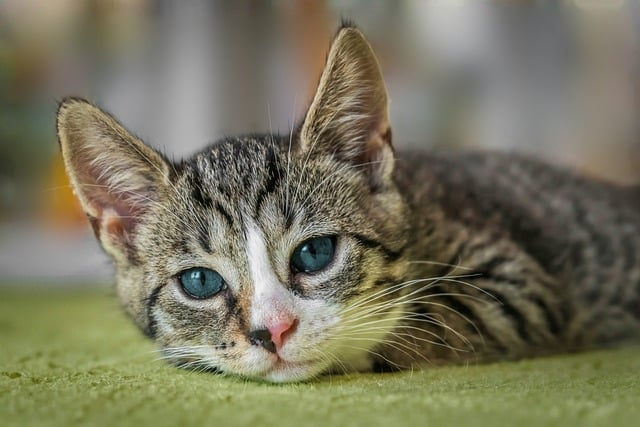
#> input picture claredon.jpg, 640 x 427 px, found by its file name
$ python Claredon.py
#> lines starting #> are read from the running program, lines starting #| are printed output that depends on the picture
#> further down, image is the input picture: shape (427, 640, 3); mean B, G, R 93.2, 116.1, 119.1
import cv2
import numpy as np
import matplotlib.pyplot as plt

def apply_clarendon(image):
    image = image.astype(np.float32) / 255.0

    brightness = 0.1
    contrast = 1.2
    red_channel = [1.0, 0.0]
    green_channel = [1.5, 0.0]
    blue_channel = [1.0, 0.0]

    image = cv2.addWeighted(image, contrast, image, 0, brightness - 0.5)

    image[:, :, 2] = np.minimum(1.0, np.maximum(0.0, image[:, :, 2] * red_channel[0] + red_channel[1]))
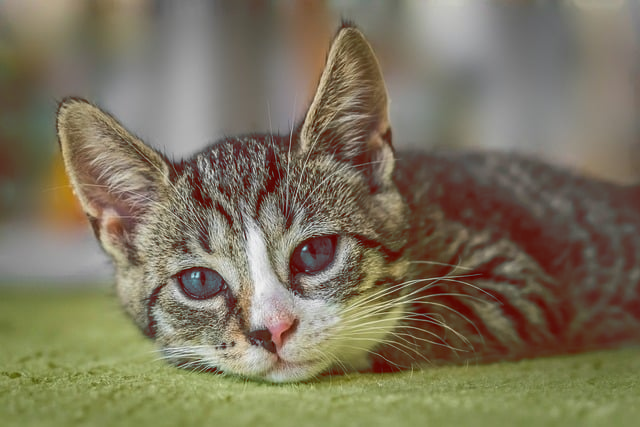
#> image: shape (427, 640, 3) float32; mean of channels 0, 1, 2 0.0388, 0.146, 0.184; drawn with min black and max white
    image[:, :, 1] = np.minimum(1.0, np.maximum(0.0, image[:, :, 1] * green_channel[0] + green_channel[1]))
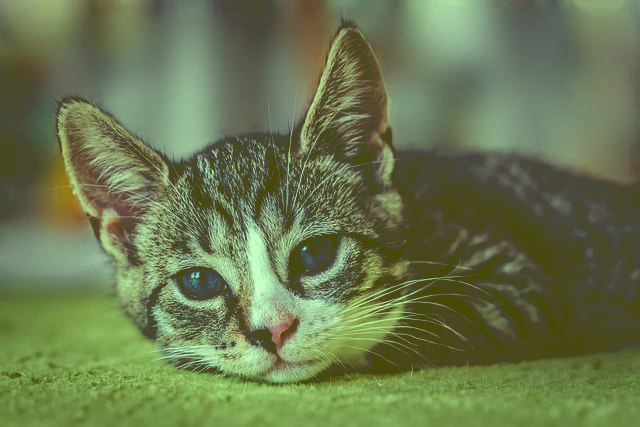
#> image: shape (427, 640, 3) float32; mean of channels 0, 1, 2 0.0388, 0.262, 0.184; drawn with min black and max white
    image[:, :, 0] = np.minimum(1.0, np.maximum(0.0, image[:, :, 0] * blue_channel[0] + blue_channel[1]))
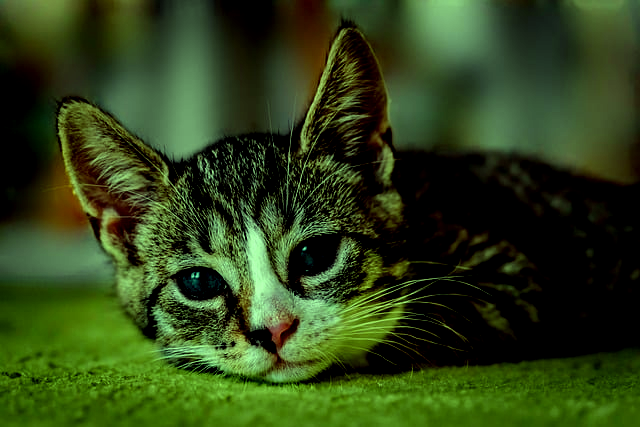
#> image: shape (427, 640, 3) float32; mean of channels 0, 1, 2 0.0957, 0.262, 0.184; drawn as B, G, R

    image = (image * 255).astype(np.uint8)

    return image

image_path = 'C:\\Users\\ThinkPad E560\\Desktop\\Instagram filters project\\claredon.jpg'
image = cv2.imread(image_path)

filtered_image = apply_clarendon(image)
plt.subplot(1, 2, 1)
plt.imshow(cv2.cvtColor(image, cv2.COLOR_BGR2RGB))
plt.title('Original Image')

plt.subplot(1, 2, 2)
plt.imshow(cv2.cvtColor(filtered_image, cv2.COLOR_BGR2RGB))
plt.title('Clarendon Filter')

plt.show()
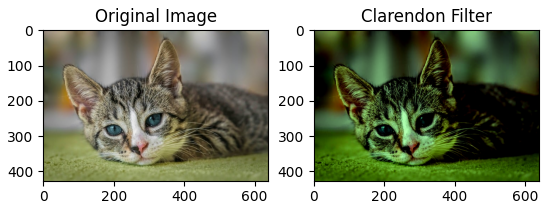
#> figure drawn by matplotlib, 2 panels

$ run again, with gingham.jpg copied over claredon.jpg
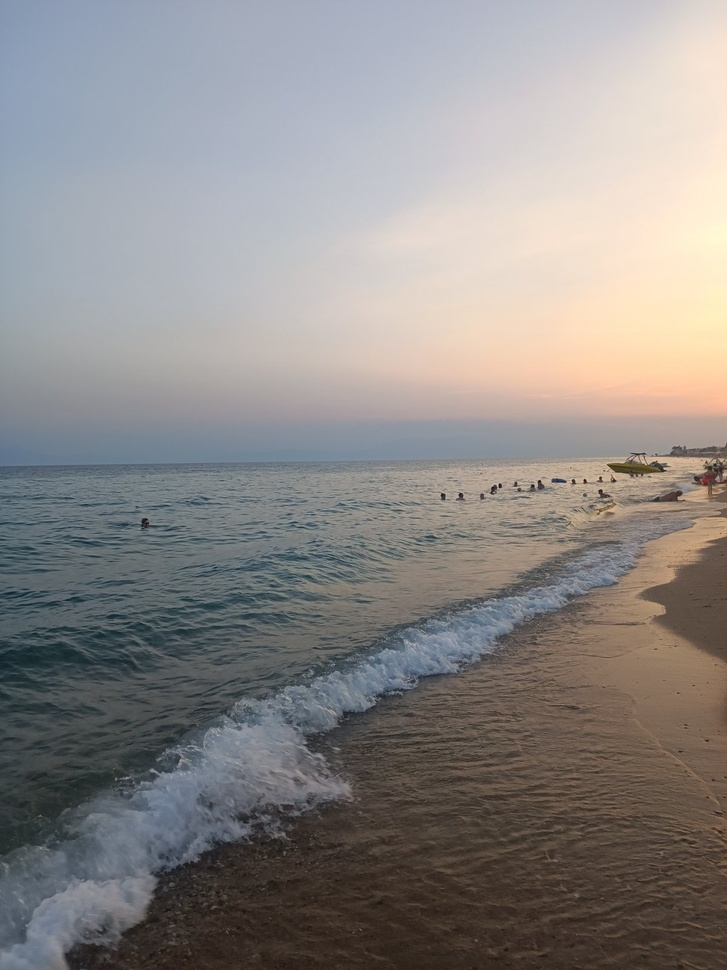
#> input picture gingham.jpg, 727 x 970 px, shrunk from 1200 x 1600 before the run, found by its file name
#> image is the input picture: shape (970, 727, 3); mean B, G, R 135.2, 136.8, 140.4
#> in apply_clarendon, `image[:, :, 0] = np.minimum(1.0, np.maximum(0.0, image[:, :, 0] * blue..`:
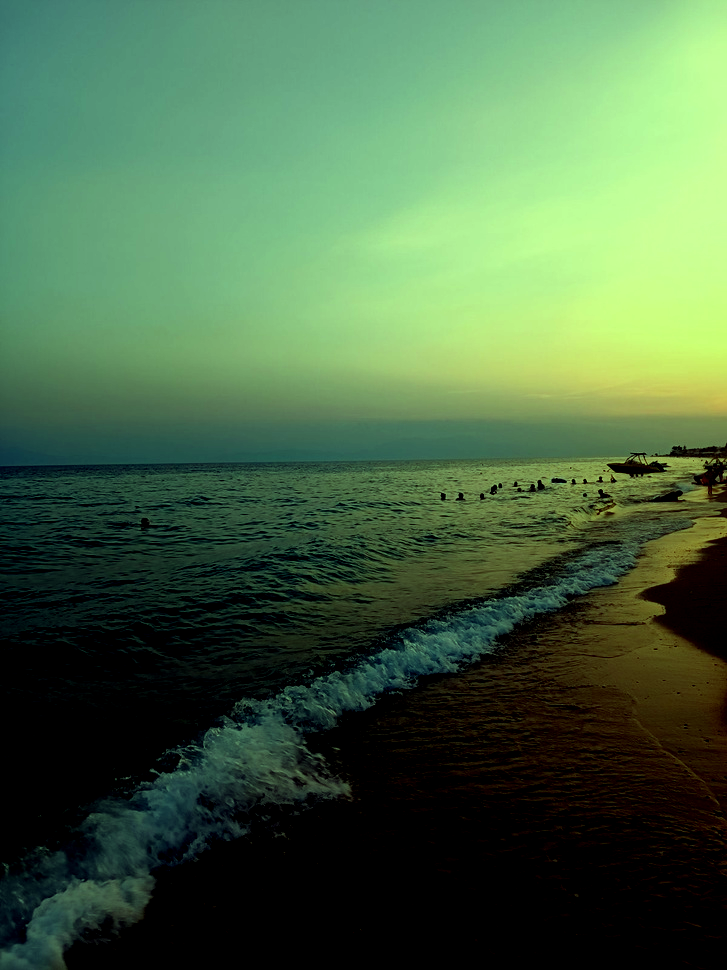
#> image: shape (970, 727, 3) float32; mean of channels 0, 1, 2 0.271, 0.407, 0.285; drawn as B, G, R
#> `plt.show()`:
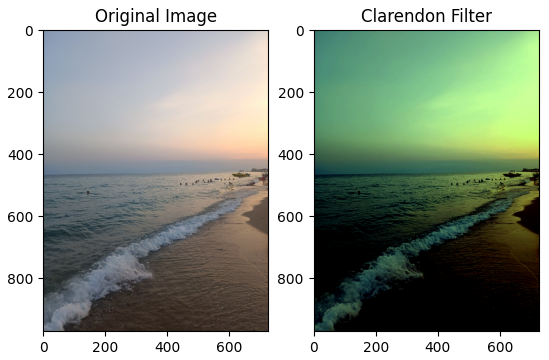
#> figure drawn by matplotlib, 2 panels

$ run again, with lark.jpg copied over claredon.jpg
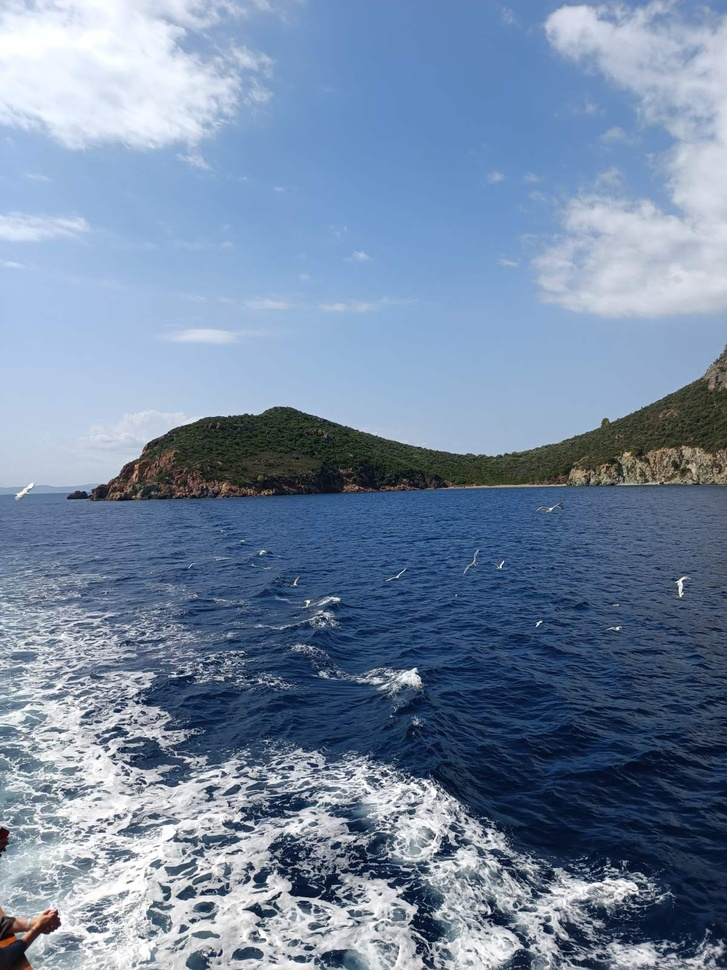
#> input picture lark.jpg, 727 x 970 px, shrunk from 1200 x 1600 before the run, found by its file name
#> image is the input picture: shape (970, 727, 3); mean B, G, R 162.6, 136.2, 116.6
#> in apply_clarendon, `image[:, :, 0] = np.minimum(1.0, np.maximum(0.0, image[:, :, 0] * blue..`:
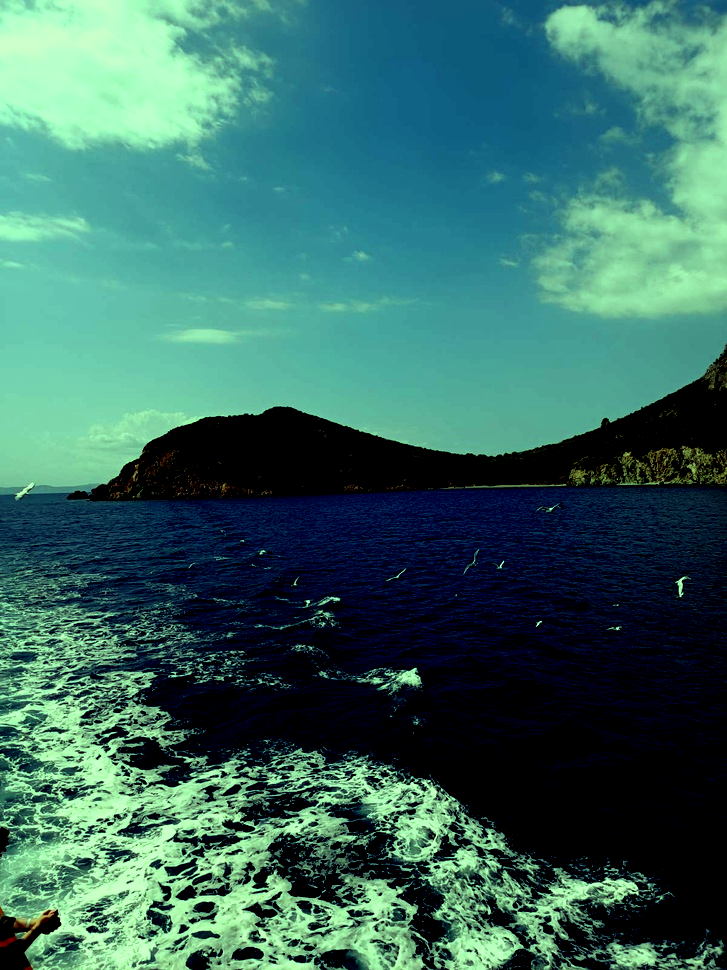
#> image: shape (970, 727, 3) float32; mean of channels 0, 1, 2 0.387, 0.42, 0.218; drawn as B, G, R
#> `plt.show()`:
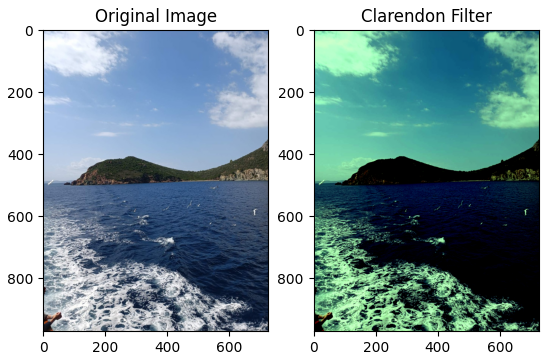
#> figure drawn by matplotlib, 2 panels

$ run again, with sierra.jpg copied over claredon.jpg
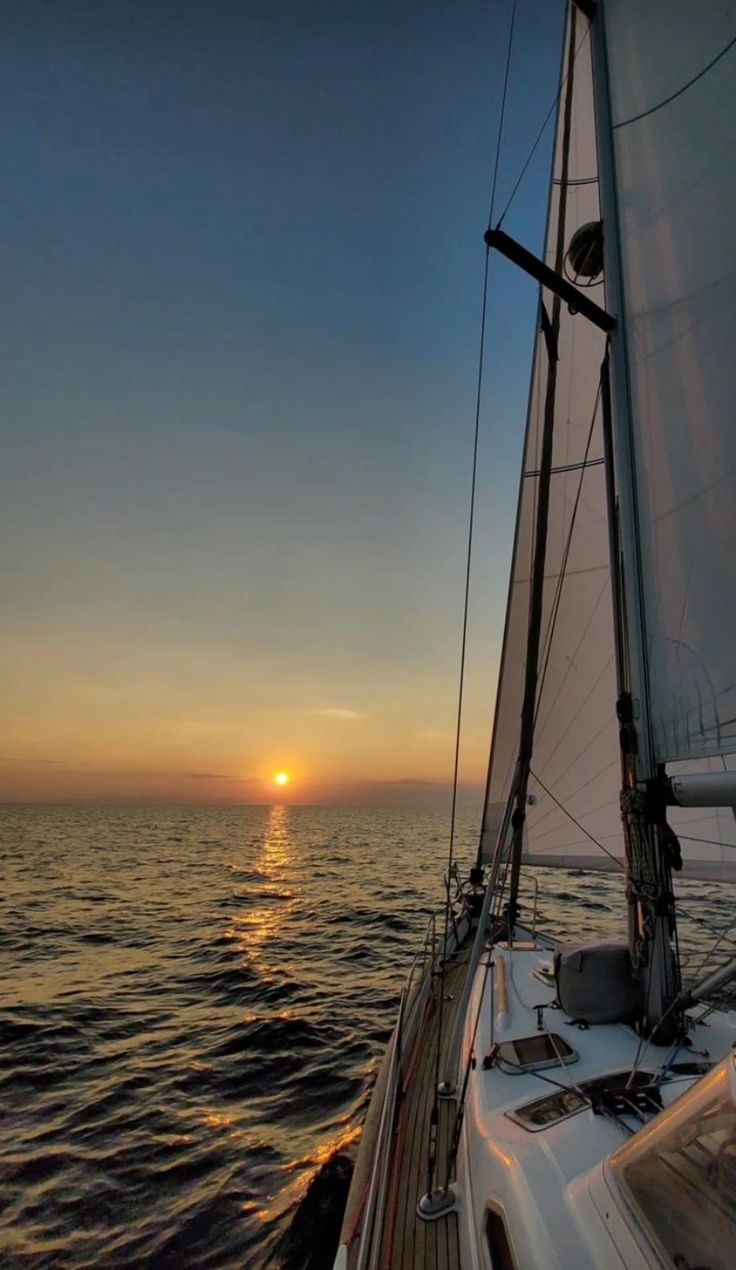
#> input picture sierra.jpg, 736 x 1270 px, found by its file name
#> image is the input picture: shape (1270, 736, 3); mean B, G, R 83.6, 87.4, 88.3
#> in apply_clarendon, `image[:, :, 0] = np.minimum(1.0, np.maximum(0.0, image[:, :, 0] * blue..`:
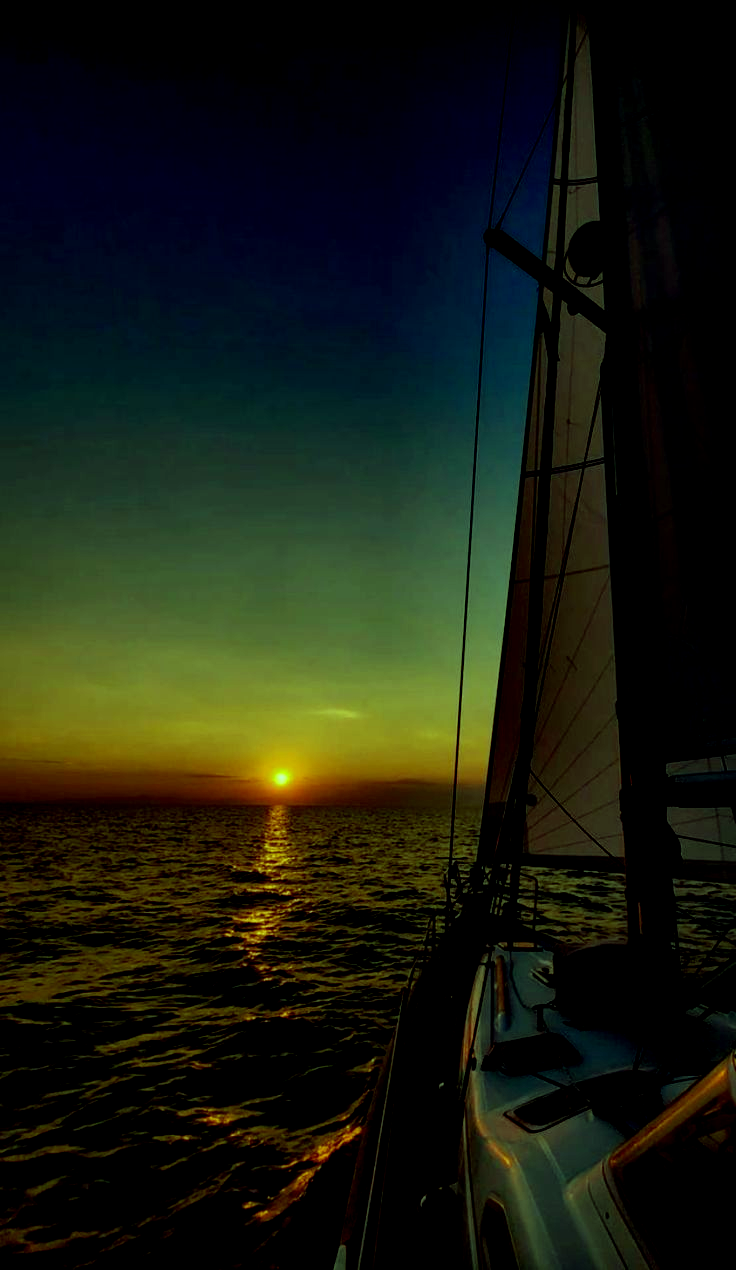
#> image: shape (1270, 736, 3) float32; mean of channels 0, 1, 2 0.0652, 0.115, 0.0968; drawn as B, G, R
#> `plt.show()`:
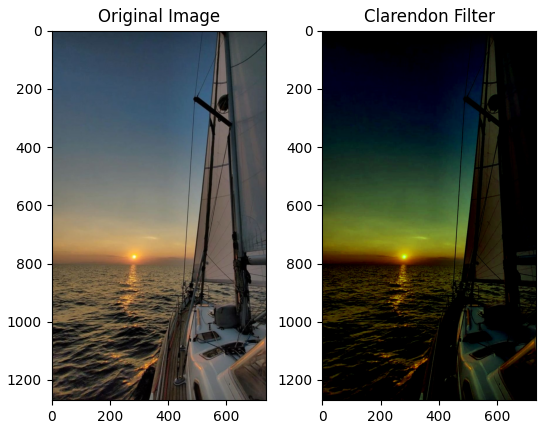
#> figure drawn by matplotlib, 2 panels
